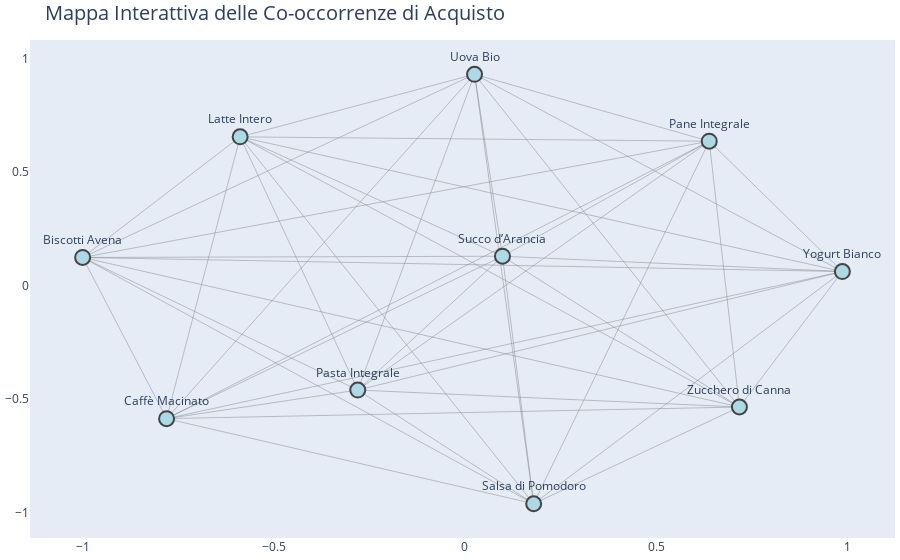

Notebook cell for this chart:
### Code cell
import pandas as pd
import seaborn as sns
import networkx as nx
import matplotlib.pyplot as plt
import plotly.graph_objects as go
from itertools import combinations
from collections import Counter



# Carica il dataset
df = pd.read_excel('dataset_EnryMarket_Sentyment_Analysis_VADER.xlsx')

# Imposta lo stile dei grafici
sns.set(style="whitegrid")

# 1. Frequenza di Acquisto per Prodotto
plt.figure(figsize=(10,6))
acquisti = df.groupby('Nome Prodotto')['ID Transazione'].nunique().sort_values(ascending=False)
sns.barplot(x=acquisti.values, y=acquisti.index, palette='viridis')
plt.title('Frequenza di Acquisto per Prodotto')
plt.xlabel('Numero di Transazioni')
plt.ylabel('Prodotto')
plt.tight_layout()
plt.show()

# 2. Distribuzione delle Recensioni per Prodotto
plt.figure(figsize=(10,6))
recensioni = df.groupby('Nome Prodotto')['ID Recensione'].nunique().sort_values(ascending=False)
sns.barplot(x=recensioni.values, y=recensioni.index, palette='magma')
plt.title('Numero di Recensioni per Prodotto')
plt.xlabel('Numero di Recensioni')
plt.ylabel('Prodotto')
plt.tight_layout()
plt.show()

# 3. Analisi delle Co-occorrenze di Acquisto
# Crea una lista di prodotti per ogni transazione
# Co-occorrenze di prodotti nelle stesse transazioni
transazioni = df.groupby('ID Transazione')['Nome Prodotto'].apply(list)

co_occorrenze = Counter()
for prodotti in transazioni:
    for combo in combinations(sorted(prodotti), 2):
        co_occorrenze[combo] += 1

co_df = pd.DataFrame([(k[0], k[1], v) for k, v in co_occorrenze.items()],
                     columns=['Prodotto 1', 'Prodotto 2', 'Frequenza'])

# Filtro co-occorrenze significative
co_df_filtrato = co_df[co_df['Frequenza'] >= 5]

# Crea grafo
G = nx.Graph()
for _, row in co_df_filtrato.iterrows():
    G.add_edge(row['Prodotto 1'], row['Prodotto 2'], weight=row['Frequenza'])

# Layout posizioni nodi
pos = nx.spring_layout(G, k=0.5, seed=42)

# Aggiunge nodi e archi per Plotly
edge_x = []
edge_y = []
for edge in G.edges():
    x0, y0 = pos[edge[0]]
    x1, y1 = pos[edge[1]]
    edge_x += [x0, x1, None]
    edge_y += [y0, y1, None]

edge_trace = go.Scatter(
    x=edge_x, y=edge_y,
    line=dict(width=0.5, color='#888'),
    hoverinfo='none',
    mode='lines')

node_x = []
node_y = []
node_text = []
for node in G.nodes():
    x, y = pos[node]
    node_x.append(x)
    node_y.append(y)
    node_text.append(node)

node_trace = go.Scatter(
    x=node_x, y=node_y,
    mode='markers+text',
    hoverinfo='text',
    marker=dict(
        showscale=False,
        color='lightblue',
        size=15,
        line_width=2),
    text=node_text,
    textposition="top center"
)

# Visualizzazione interattiva
fig = go.Figure(data=[edge_trace, node_trace],
                layout=go.Layout(
                    title='Mappa Co-occorrenze di Acquisto',
                    titlefont_size=20,
                    showlegend=False,
                    hovermode='closest',
                    margin=dict(b=20, l=5, r=5, t=40),
                    xaxis=dict(showgrid=False, zeroline=False),
                    yaxis=dict(showgrid=False, zeroline=False)
                ))

fig.show()

### Figure 1 — Plotly figure (JSON) as saved in the notebook; plotly's stock layout.template omitted (floating-point values rounded to 4 significant figures; data arrays with more than 128 entries replaced by an {"elided": "..."} marker saying what was removed)
{"data": [{"hoverinfo": "none", "line": {"color": "#888", "width": 0.5}, "mode": "lines", "type": "scatter", "x": {"elided": "165 float values"}, "y": {"elided": "165 float values"}}, {"hoverinfo": "text", "marker": {"color": "lightblue", "line": {"width": 2}, "showscale": false, "size": 15}, "mode": "markers+text", "text": ["Uova Bio", "Yogurt Bianco", "Caffè Macinato", "Latte Intero", "Pasta Integrale", "Succo d’Arancia", "Zucchero di Canna", "Biscotti Avena", "Pane Integrale", "Salsa di Pomodoro"], "textposition": "top center", "type": "scatter", "x": [0.02528, 0.9875, -0.7804, -0.5879, -0.2802, 0.09838, 0.7182, -1, 0.6392, 0.1799], "y": [0.9311, 0.06236, -0.5855, 0.6555, -0.4595, 0.1298, -0.5343, 0.1243, 0.6364, -0.9602]}], "layout": {"hovermode": "closest", "margin": {"b": 20, "l": 5, "r": 5, "t": 40}, "showlegend": false, "title": {"font": {"size": 20}, "text": "Mappa Interattiva delle Co-occorrenze di Acquisto"}, "xaxis": {"showgrid": false, "zeroline": false}, "yaxis": {"showgrid": false, "zeroline": false}}}
